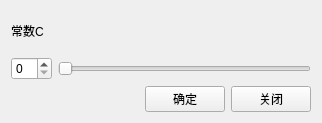
<?xml version="1.0" encoding="UTF-8"?>
<ui version="4.0">
 <class>LoglinearGrayScale</class>
 <widget class="QWidget" name="LoglinearGrayScale">
  <property name="geometry">
   <rect>
    <x>0</x>
    <y>0</y>
    <width>322</width>
    <height>123</height>
   </rect>
  </property>
  <property name="windowTitle">
   <string>LoglinearGrayScale</string>
  </property>
  <layout class="QVBoxLayout" name="verticalLayout_3">
   <item>
    <layout class="QVBoxLayout" name="verticalLayout_2">
     <item>
      <layout class="QVBoxLayout" name="verticalLayout">
       <item>
        <widget class="QLabel" name="label">
         <property name="text">
          <string>常数C</string>
         </property>
        </widget>
       </item>
       <item>
        <layout class="QHBoxLayout" name="horizontalLayout_2">
         <item>
          <widget class="QSpinBox" name="cSpinBox"/>
         </item>
         <item>
          <widget class="QSlider" name="cSlider">
           <property name="orientation">
            <enum>Qt::Horizontal</enum>
           </property>
          </widget>
         </item>
        </layout>
       </item>
      </layout>
     </item>
     <item>
      <layout class="QHBoxLayout" name="horizontalLayout">
       <item>
        <spacer name="horizontalSpacer">
         <property name="orientation">
          <enum>Qt::Horizontal</enum>
         </property>
         <property name="sizeHint" stdset="0">
          <size>
           <width>40</width>
           <height>20</height>
          </size>
         </property>
        </spacer>
       </item>
       <item>
        <widget class="QPushButton" name="sureBtn">
         <property name="text">
          <string>确定</string>
         </property>
        </widget>
       </item>
       <item>
        <widget class="QPushButton" name="closeBtn">
         <property name="text">
          <string>关闭</string>
         </property>
        </widget>
       </item>
      </layout>
     </item>
    </layout>
   </item>
  </layout>
 </widget>
 <layoutdefault spacing="6" margin="11"/>
 <resources/>
 <connections/>
</ui>
